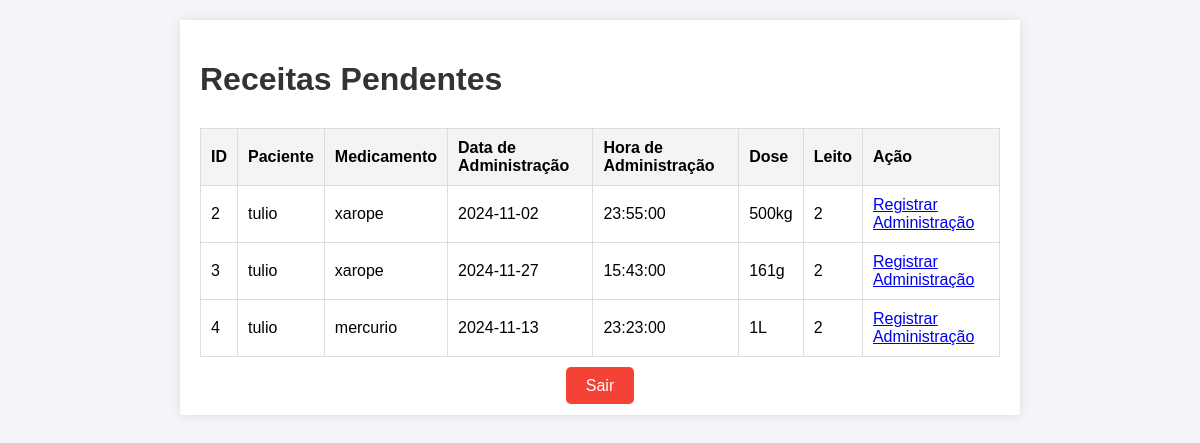
The page /pendencia.php (signed in) on the database its author committed.
### tables this page shows
CREATE TABLE `receitas` (
  `id` int(11) NOT NULL,
  `paciente_id` int(11) NOT NULL,
  `medico_id` int(11) NOT NULL,
  `nome_medicamento` varchar(255) NOT NULL,
  `data_administracao` date NOT NULL,
  `hora_administracao` time NOT NULL,
  `dose` varchar(50) NOT NULL
);

CREATE TABLE `pacientes` (
  `id` int(11) NOT NULL,
  `nome` varchar(255) NOT NULL,
  `leito` varchar(50) NOT NULL
);

### pendencia.php (the view, shortened to what this page needs)
<?php
include('hospital.php');
try {
    $sql = "SELECT r.id, r.paciente_id, r.nome_medicamento, r.data_administracao, r.hora_administracao, r.dose,
                   p.nome AS paciente_nome, p.leito
            FROM receitas r
            JOIN pacientes p ON r.paciente_id = p.id
            LEFT JOIN administracoes a ON r.id = a.receita_id
            WHERE a.receita_id IS NULL";
    $stmt = $conn->prepare($sql);
    $stmt->execute();
    $receitas = $stmt->fetchAll(PDO::FETCH_ASSOC);
} catch (PDOException $e) {
    echo "Erro ao carregar as receitas: " . $e->getMessage();
}
?>
<!DOCTYPE html>
<html lang="pt-BR">
<head>
</head>
<body>
<div class="container">
    <h1>Receitas Pendentes</h1>
    <?php if (!empty($receitas)): ?>
        <table class="receitas-table">
            <thead>
                <tr>
                    <th>ID</th>
                    <th>Paciente</th>
                    <th>Medicamento</th>
                    <th>Data de Administração</th>
                    <th>Hora de Administração</th>
                    <th>Dose</th>
                    <th>Leito</th>
                    <th>Ação</th>
                </tr>
            </thead>
            <tbody>
                <?php foreach ($receitas as $receita): ?>
                    <tr>
                        <td><?php echo htmlspecialchars($receita['id']); ?></td>
                        <td><?php echo htmlspecialchars($receita['paciente_nome']); ?></td>
                        <td><?php echo htmlspecialchars($receita['nome_medicamento']); ?></td>
                        <td><?php echo htmlspecialchars($receita['data_administracao']); ?></td>
                        <td><?php echo htmlspecialchars($receita['hora_administracao']); ?></td>
                        <td><?php echo htmlspecialchars($receita['dose']); ?></td>
                        <td><?php echo htmlspecialchars($receita['leito']); ?></td>
                        <td><a href="pendencia.php?receita_id=<?php echo $receita['id']; ?>">Registrar Administração</a></td>
                    </tr>
                <?php endforeach; ?>
            </tbody>
        </table>
    <?php endif; ?>
    <div class="logout">
        <a href="painelEn.php">Sair</a>
    </div>
</div>
</body>
</html>

### pendencia.php (style rules this page uses)
body { font-family: Arial, sans-serif; margin: 0; padding: 20px; background-color: #f4f4f9; }
.container { max-width: 800px; margin: 0 auto; background-color: #fff; padding: 20px; box-shadow: 0 0 10px rgba(0, 0, 0, 0.1); }
h1 { color: #333; }
.receitas-table { width: 100%; margin-top: 30px; border-collapse: collapse; }
.receitas-table th, .receitas-table td { padding: 10px; text-align: left; border: 1px solid #ddd; }
.receitas-table th { background-color: #f4f4f4; }
.logout { margin-top: 20px; text-align: center; }
.logout a { text-decoration: none; color: white; background-color: #f44336; padding: 10px 20px; border-radius: 5px; }

### rows shown on the page
receitas: id "2", paciente.nome "tulio", nome_medicamento "xarope", data_administracao "2024-11-02", hora_administracao "23:55:00", dose "500kg", paciente.leito "2"
receitas: id "3", paciente.nome "tulio", nome_medicamento "xarope", data_administracao "2024-11-27", hora_administracao "15:43:00", dose "161g", paciente.leito "2"
receitas: id "4", paciente.nome "tulio", nome_medicamento "mercurio", data_administracao "2024-11-13", hora_administracao "23:23:00", dose "1L", paciente.leito "2"
